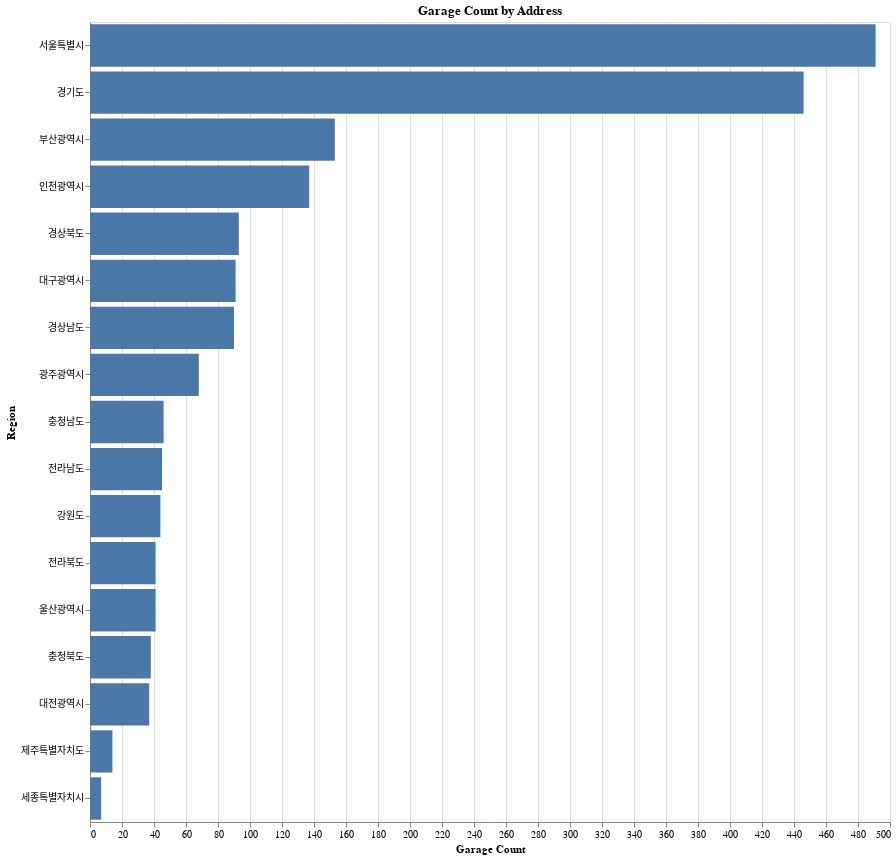

The notebook cell this image was saved under:
### Code cell
import altair as alt

# 막대 그래프 생성
chart = alt.Chart(df_garage).mark_bar().encode(
    x=alt.X('Garage_Count:Q', title='Garage Count'),
    y=alt.Y('Region:O', sort='-x', title='Region'),  # 내림차순 정렬
    tooltip=['Region', 'Garage_Count']  # Tooltip에 추가 정보 표시
).properties(
    title='Garage Count by Address',
    width=800,
    height=800
)

chart

### Figure 1 — Vega-Lite specification as saved in the notebook (floating-point values rounded to 4 significant figures)
{"config": {"view": {"continuousWidth": 300, "continuousHeight": 300}}, "data": {"name": "data-36694249f32d7b45a44f93696150f609"}, "mark": {"type": "bar"}, "encoding": {"tooltip": [{"field": "Region", "type": "nominal"}, {"field": "Garage_Count", "type": "quantitative"}], "x": {"field": "Garage_Count", "title": "Garage Count", "type": "quantitative"}, "y": {"field": "Region", "sort": "-x", "title": "Region", "type": "ordinal"}}, "height": 800, "title": "Garage Count by Address", "width": 800, "$schema": "https://vega.github.io/schema/vega-lite/v5.20.1.json", "datasets": {"data-36694249f32d7b45a44f93696150f609": [{"Region": "서울특별시", "Garage_Count": 491}, {"Region": "경기도", "Garage_Count": 446}, {"Region": "부산광역시", "Garage_Count": 153}, {"Region": "인천광역시", "Garage_Count": 137}, {"Region": "경상북도", "Garage_Count": 93}, {"Region": "대구광역시", "Garage_Count": 91}, {"Region": "경상남도", "Garage_Count": 90}, {"Region": "광주광역시", "Garage_Count": 68}, {"Region": "충청남도", "Garage_Count": 46}, {"Region": "전라남도", "Garage_Count": 45}, {"Region": "강원도", "Garage_Count": 44}, {"Region": "전라북도", "Garage_Count": 41}, {"Region": "울산광역시", "Garage_Count": 41}, {"Region": "충청북도", "Garage_Count": 38}, {"Region": "대전광역시", "Garage_Count": 37}, {"Region": "제주특별자치도", "Garage_Count": 14}, {"Region": "세종특별자치시", "Garage_Count": 7}]}}
